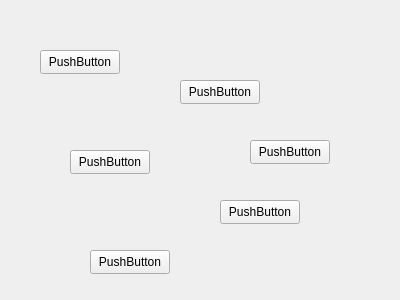
<?xml version="1.0" encoding="UTF-8"?>
<ui version="4.0">
 <class>Menu</class>
 <widget class="QWidget" name="Menu">
  <property name="geometry">
   <rect>
    <x>0</x>
    <y>0</y>
    <width>400</width>
    <height>300</height>
   </rect>
  </property>
  <property name="sizePolicy">
   <sizepolicy hsizetype="Fixed" vsizetype="Fixed">
    <horstretch>0</horstretch>
    <verstretch>0</verstretch>
   </sizepolicy>
  </property>
  <property name="windowTitle">
   <string>Form</string>
  </property>
  <widget class="QPushButton" name="pushButton">
   <property name="geometry">
    <rect>
     <x>40</x>
     <y>50</y>
     <width>80</width>
     <height>24</height>
    </rect>
   </property>
   <property name="text">
    <string>PushButton</string>
   </property>
  </widget>
  <widget class="QPushButton" name="pushButton_2">
   <property name="geometry">
    <rect>
     <x>70</x>
     <y>150</y>
     <width>80</width>
     <height>24</height>
    </rect>
   </property>
   <property name="text">
    <string>PushButton</string>
   </property>
  </widget>
  <widget class="QPushButton" name="pushButton_3">
   <property name="geometry">
    <rect>
     <x>180</x>
     <y>80</y>
     <width>80</width>
     <height>24</height>
    </rect>
   </property>
   <property name="text">
    <string>PushButton</string>
   </property>
  </widget>
  <widget class="QPushButton" name="pushButton_4">
   <property name="geometry">
    <rect>
     <x>220</x>
     <y>200</y>
     <width>80</width>
     <height>24</height>
    </rect>
   </property>
   <property name="text">
    <string>PushButton</string>
   </property>
  </widget>
  <widget class="QPushButton" name="pushButton_5">
   <property name="geometry">
    <rect>
     <x>90</x>
     <y>250</y>
     <width>80</width>
     <height>24</height>
    </rect>
   </property>
   <property name="text">
    <string>PushButton</string>
   </property>
  </widget>
  <widget class="QPushButton" name="pushButton_6">
   <property name="geometry">
    <rect>
     <x>250</x>
     <y>140</y>
     <width>80</width>
     <height>24</height>
    </rect>
   </property>
   <property name="text">
    <string>PushButton</string>
   </property>
  </widget>
 </widget>
 <resources/>
 <connections/>
</ui>
